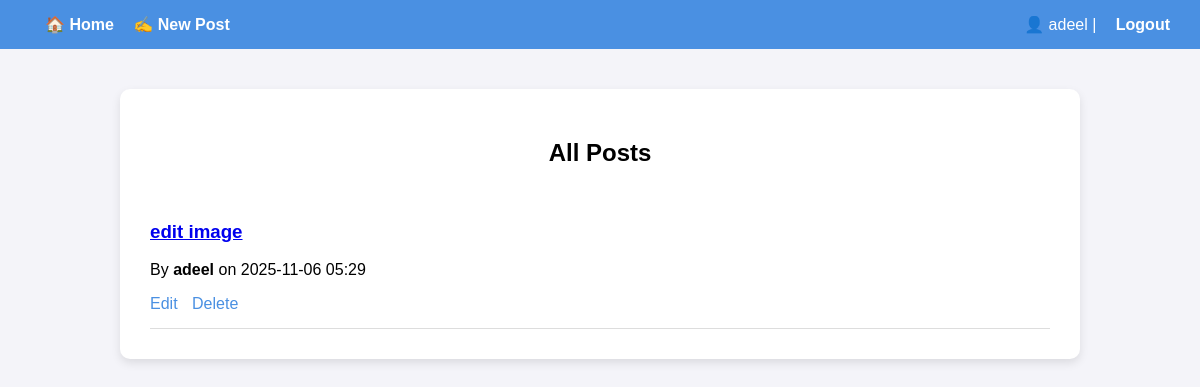
/post/ (signed in), run on an earlier commit of the app's database.
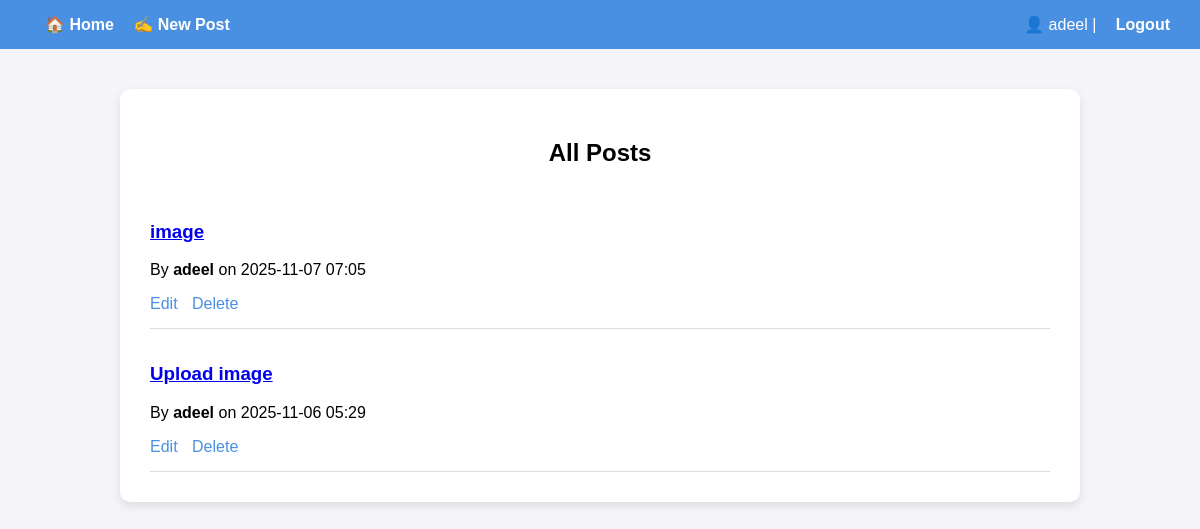
And on a later commit of the database.
### newapp/models.py (models this page shows)
class Post(models.Model):
    title = models.CharField(max_length=200)
    content = models.TextField()
    insert_image = models.ImageField(upload_to='post_images/', null=True, blank=True)
    author = models.ForeignKey(User, on_delete=models.CASCADE)
    created_at = models.DateTimeField(auto_now_add=True)
    updated_at = models.DateTimeField(auto_now=True)
    views = models.PositiveIntegerField(default=0)

### newapp/views.py (the view)
# urls.py: path('post/', views.post_list, name='post_list'),
def post_list(request):
    posts = Post.objects.filter(author=request.user).order_by('-created_at')
    return render(request, 'newapp/post_list.html', {'posts': posts})

### templates/newapp/post_list.html (shortened to what this page needs)
{% load static %}
<!DOCTYPE html>
<html>
<head>
</head>
<body>
<header>
    <div>
        <a href="{% url 'newapp:post_list' %}">🏠 Home</a>
        {% if request.user.is_authenticated %}
            <a href="{% url 'newapp:post_create' %}">✍️ New Post</a>
        {% endif %}
    </div>
    <div>
        {% if request.user.is_authenticated %}
            👤 {{ request.user.username }} |
            <a href="{% url 'newapp:logout' %}">Logout</a>
        {% else %}
            <a href="{% url 'newapp:login' %}">Login</a> |
            <a href="{% url 'newapp:register' %}">Register</a>
        {% endif %}
    </div>
</header>
<div class="container">
    <h2>All Posts</h2>
    {% for post in posts %}
        <div class="post">
            <h3><a href="{% url 'newapp:post_detail' post.pk %}">{{ post.title }}</a></h3>
            <p>By <strong>{{ post.author.username }}</strong> on {{ post.created_at|date:"Y-m-d H:i" }}</p>
            <div class="actions">
                {% if request.user.is_superuser or request.user == post.author %}
                    <a href="{% url 'newapp:post_edit' post.pk %}">Edit</a>
                    <a href="{% url 'newapp:post_delete' post.pk %}" onclick="return confirm('Are you sure?')">Delete</a>
                {% endif %}
            </div>
        </div>
    {% empty %}
        <p>No posts available.</p>
    {% endfor %}
</div>
</body>
</html>

What changed in the data, as far as the page shows it:
added Post: title "image", author.username "adeel", created_at "2025-11-07 07:05", shows "Edit"
changed Post: title "edit image" → "Upload image"
